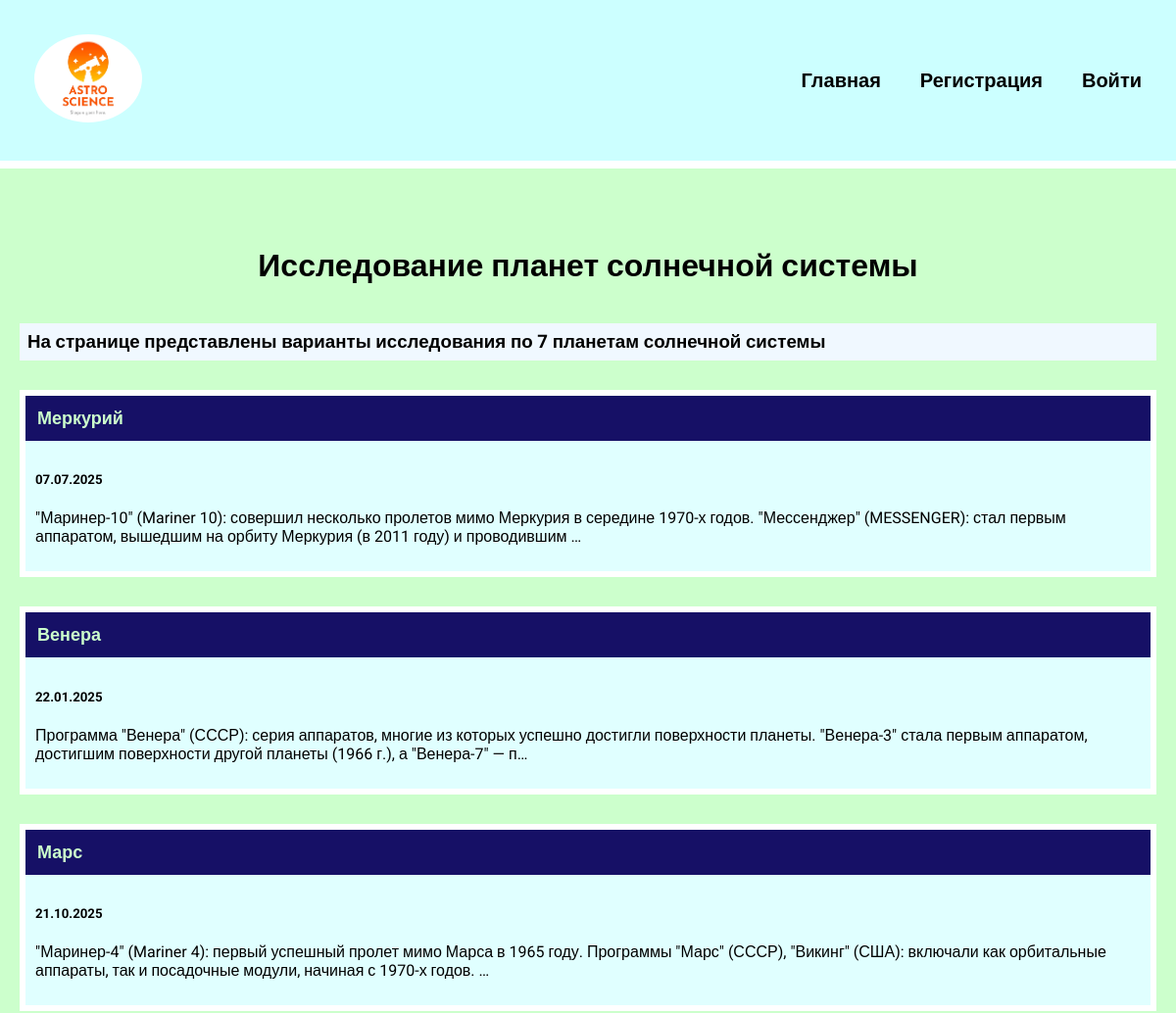
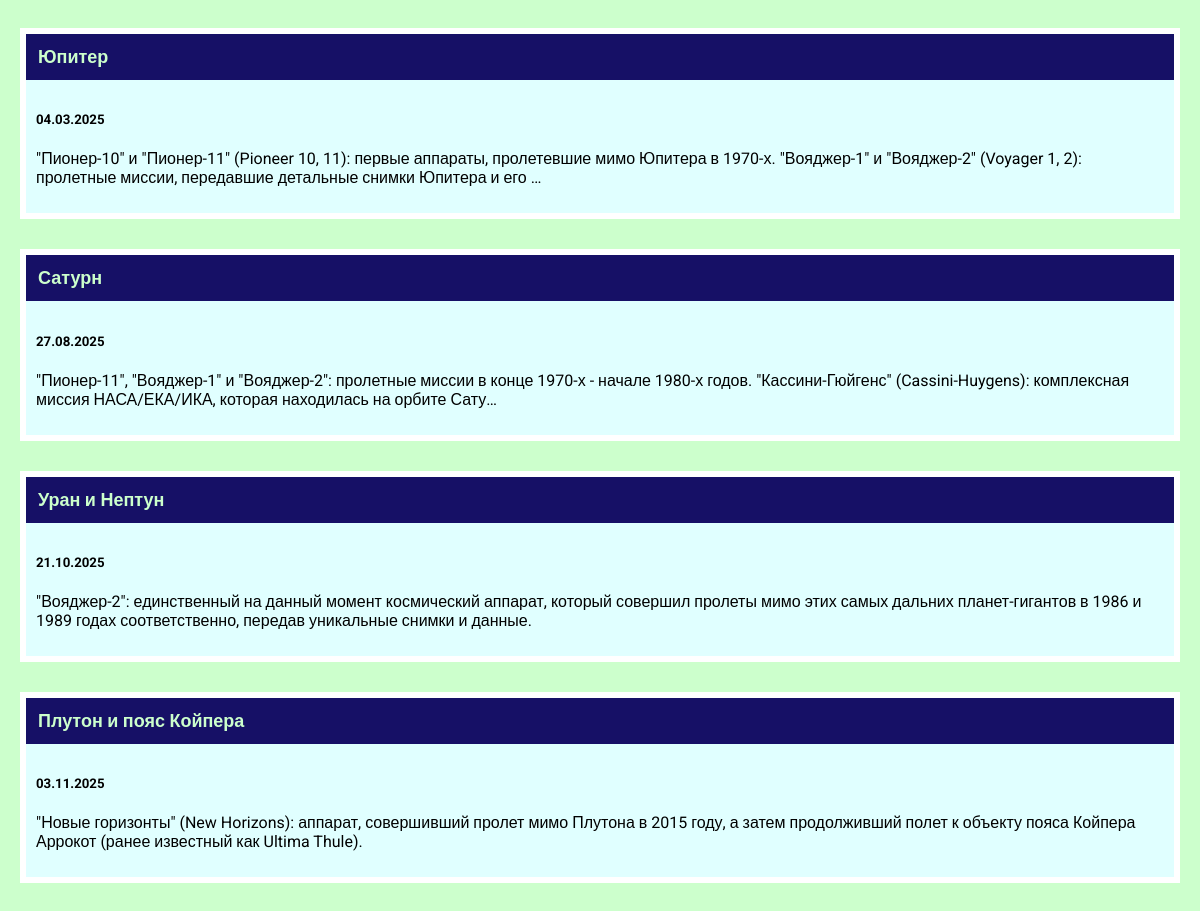
Page /study_gt_planets/ on the committed database (2 pictures, top to bottom).
### study_gt_planets/models.py (models this page shows, shortened)
class StudyGtPlanets(models.Model):
    title = models.CharField(max_length=100)
    description = models.TextField()
    date = models.DateField()

### study_gt_planets/views.py (the view)
# urls.py: path('', views.studygtplanets, name='studygtplanets'),
def studygtplanets(request):
    stadyiplanets = StudyGtPlanets.objects.all()
    return render(request, 'studygtplanets/studygtplanets.html', {'stadyplanets': stadyiplanets})

### study_gt_planets/templates/studygtplanets/studygtplanets.html
{% extends 'gt_planets/base.html' %}
{% block content %}
<h1>Исследование планет солнечной системы</h1>
<h3 class="count">На странице представлены варианты исследования по {{ stadyplanets.count }} планетам солнечной системы</h3>
{% for stadyplanet in stadyplanets %}
<div class="element">
    <h3 class="top"><a href="{% url 'idtion' stadyplanet.id %}">{{ stadyplanet.title }}</a></h3>
    <div class="stady_text">
        <h5>{{ stadyplanet.date|date:'d.m.Y' }}</h5>
        <p>{{ stadyplanet.description|truncatechars:200 }}</p>
    </div>
</div>
{% endfor %}
{% endblock %}

### gt_planets/static/css/style.css (style rules this page uses)
body { font-family: "Roboto", sans-serif; padding: 0; margin: 0; background: #CCFFCC; }
.element, .counter { background: lightcyan; border: 6px solid white; margin: 30px 0; }
.content h1 { text-align: center; margin: 60px 0 40px; }
.top { background: #161066; margin: 0; border: none; cursor: pointer; font-size: 18px; }
.top a { color: #CCFFCC; text-decoration: none; padding: 12px; display: block; }
.stady_text { padding: 10px; box-sizing: border-box; }
.count { padding: 8px 8px; box-sizing: border-box; background-color: aliceblue; }

### rows in the picture
StudyGtPlanets: title "Меркурий", date "07.07.2025", description "\"Маринер-10\" (Mariner 10): совершил несколько пролетов мимо Меркурия в середине 1970-х годов. \"Мессенджер\" (MESSENGER): стал первым аппаратом, вышедшим на орбиту Меркурия (в 2011 году) и проводившим …"
StudyGtPlanets: title "Венера", date "22.01.2025", description "Программа \"Венера\" (СССР): серия аппаратов, многие из которых успешно достигли поверхности планеты. \"Венера-3\" стала первым аппаратом, достигшим поверхности другой планеты (1966 г.), а \"Венера-7\" — п…"
StudyGtPlanets: title "Марс", date "21.10.2025", description "\"Маринер-4\" (Mariner 4): первый успешный пролет мимо Марса в 1965 году. Программы \"Марс\" (СССР), \"Викинг\" (США): включали как орбитальные аппараты, так и посадочные модули, начиная с 1970-х годов. …"
StudyGtPlanets: title "Юпитер", date "04.03.2025", description "\"Пионер-10\" и \"Пионер-11\" (Pioneer 10, 11): первые аппараты, пролетевшие мимо Юпитера в 1970-х. \"Вояджер-1\" и \"Вояджер-2\" (Voyager 1, 2): пролетные миссии, передавшие детальные снимки Юпитера и его …"
StudyGtPlanets: title "Сатурн", date "27.08.2025", description "\"Пионер-11\", \"Вояджер-1\" и \"Вояджер-2\": пролетные миссии в конце 1970-х - начале 1980-х годов. \"Кассини-Гюйгенс\" (Cassini-Huygens): комплексная миссия НАСА/ЕКА/ИКА, которая находилась на орбите Сату…"
StudyGtPlanets: title "Уран и Нептун", date "21.10.2025", description "\"Вояджер-2\": единственный на данный момент космический аппарат, который совершил пролеты мимо этих самых дальних планет-гигантов в 1986 и 1989 годах соответственно, передав уникальные снимки и данные."
StudyGtPlanets: title "Плутон и пояс Койпера", date "03.11.2025", description "\"Новые горизонты\" (New Horizons): аппарат, совершивший пролет мимо Плутона в 2015 году, а затем продолживший полет к объекту пояса Койпера Аррокот (ранее известный как Ultima Thule)."

### other values in the picture
{{ stadyplanets.count }} "7"
